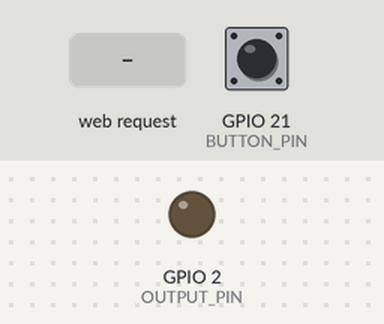
The sketch below on a simulated ESP32. Shown: output pins drawn as LEDs (lit = HIGH). The test bench sets the inputs (shaded band); at power-on: GPIO 21 (BUTTON_PIN) HIGH. WiFi joins after 1.5 s; servers stay silent unless stated; what the sketch prints to the serial monitor is not drawn.

Above: at 2.7 s.
2.8 s: GPIO 21 (BUTTON_PIN) pulled LOW for 0.15 s
At 2.87 s:
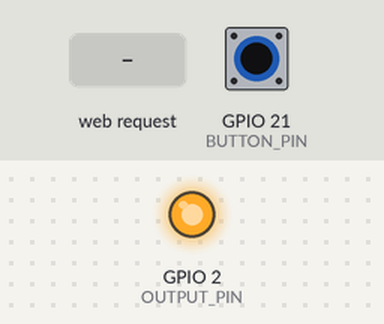
4.4 s: HTTP request GET /on received
At 5.0 s:
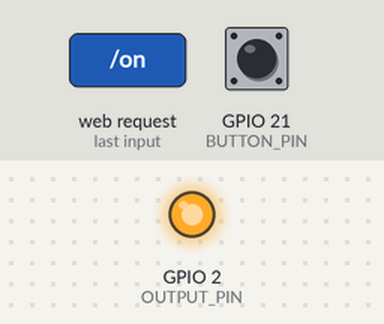
5.9 s: HTTP request GET /off received
At 7.1 s:
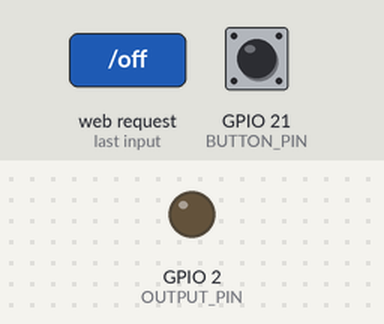
7.4 s: GPIO 21 (BUTTON_PIN) pulled LOW for 3.2 s
At 8.4 s:
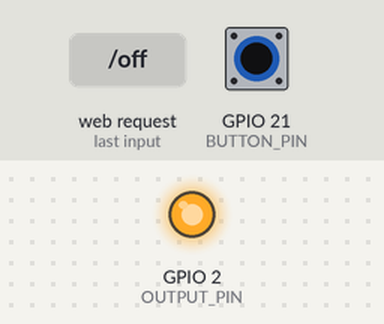
Timing chart, 0 to 12.1 s (numbered marks = the images above; inputs shaded):
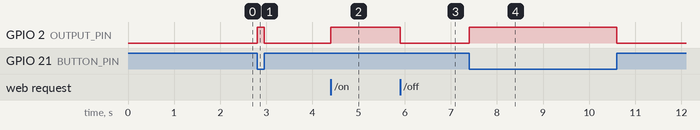

Measured:
- after the input at 2.8 s, GPIO 2 (OUTPUT_PIN): LOW → HIGH at once, → LOW 0.15 s later
- after the input at 4.4 s, GPIO 2 (OUTPUT_PIN): LOW → HIGH at once
- after the input at 5.9 s, GPIO 2 (OUTPUT_PIN): HIGH → LOW at once
- after the input at 7.4 s, GPIO 2 (OUTPUT_PIN): LOW → HIGH at once, → LOW 3.2 s later

The sketch:

now_ugv.ino
```cpp
#include <WiFi.h>
#include <WebServer.h>

// Wi-Fi bilgilerini buraya gir
const char* ssid = "Aferin";
const char* password = "batu78999";

// PIN tanımları
#define OUTPUT_PIN 2       // LED veya röle kontrol pini
#define BUTTON_PIN 21      // Fiziksel butonun bağlı olduğu pin

volatile bool buttonState = true;

WebServer server(80);

// ISR (Interrupt Service Routine)
void IRAM_ATTR handleButtonInterrupt() {
  buttonState = digitalRead(BUTTON_PIN)==HIGH ? false : true;
  digitalWrite(OUTPUT_PIN,buttonState ? HIGH : LOW);
  buttonState ? Serial.println("Emergency - Button IRQ"):Serial.println("Emergency Exit - Button IRQ");
  Serial.print("Output state: ");
  Serial.println(buttonState);
}

// HTML arayüz
void handleRoot() {
  String html = R"rawliteral(
    <!DOCTYPE html>
    <html>
    <head><title>ESP32 Buton Kontrol</title></head>
    <body>
      <h2>ESP32 Emergency Server</h2>
      <form action="/on" method="GET">
        <button style="font-size:24px;">EMERGENCY STATE (HIGH)</button>
      </form>
      <form action="/off" method="GET">
        <button style="font-size:24px;">TURN OFF EMERGENCY (LOW)</button>
      </form>
    </body>
    </html>
  )rawliteral";
  server.send(200, "text/html", html);
}

void handleOn() {
  digitalWrite(OUTPUT_PIN, HIGH);
  buttonState = true;
  server.sendHeader("Location", "/");
  server.send(303);
  Serial.println("Emergency - Server IRQ");
  Serial.print("Output state: ");
  Serial.println(buttonState);
}

void handleOff() {
  digitalWrite(OUTPUT_PIN, LOW);
  buttonState = false;
  server.sendHeader("Location", "/");
  server.send(303);
  Serial.println("Emergency Exit - Server IRQ");
  Serial.print("Output state: ");
  Serial.println(buttonState);
}

void setup() {
  Serial.begin(115200);

  // Çıkış ve buton pin ayarları
  pinMode(OUTPUT_PIN, OUTPUT);
  pinMode(BUTTON_PIN, INPUT_PULLUP);  // Buton bir ucu GND’ye, diğer ucu GPIO21'e bağlanmalı

  // Başlangıçta çıkışı kapalı yap
  digitalWrite(OUTPUT_PIN, LOW);

  // Buton için interrupt
  attachInterrupt(digitalPinToInterrupt(BUTTON_PIN), handleButtonInterrupt, CHANGE);

  // WiFi başlat
  WiFi.begin(ssid, password);
  Serial.print("WiFi bağlanıyor");

  while (WiFi.status() != WL_CONNECTED) {
    delay(500);
    Serial.print(".");
  }

  Serial.println("\nWiFi bağlantısı tamamlandı!");
  Serial.print("ESP32 IP adresi: ");
  Serial.println(WiFi.localIP());

  // HTTP sunucusu
  server.on("/", handleRoot);
  server.on("/on", handleOn);
  server.on("/off", handleOff);
  server.begin();
  Serial.println("HTTP sunucu başlatıldı");
}

void loop() {
  server.handleClient();
}
```
